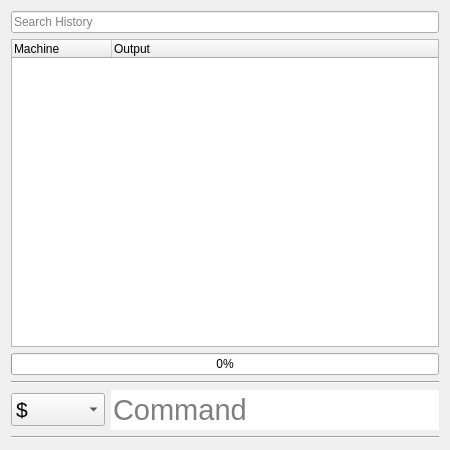
<?xml version="1.0" encoding="UTF-8"?>
<ui version="4.0">
 <class>FormCL</class>
 <widget class="QWidget" name="FormCL">
  <property name="geometry">
   <rect>
    <x>0</x>
    <y>0</y>
    <width>450</width>
    <height>450</height>
   </rect>
  </property>
  <property name="minimumSize">
   <size>
    <width>450</width>
    <height>450</height>
   </size>
  </property>
  <property name="windowTitle">
   <string>Command Line</string>
  </property>
  <layout class="QGridLayout" name="gridLayout">
   <item row="0" column="0" colspan="2">
    <widget class="QLineEdit" name="lineEditSearch">
     <property name="placeholderText">
      <string>Search History</string>
     </property>
    </widget>
   </item>
   <item row="1" column="0" colspan="2">
    <widget class="QTreeWidget" name="treeWidgetOutput">
     <column>
      <property name="text">
       <string>Machine</string>
      </property>
     </column>
     <column>
      <property name="text">
       <string>Output</string>
      </property>
     </column>
    </widget>
   </item>
   <item row="2" column="0" colspan="2">
    <widget class="QProgressBar" name="progressBar">
     <property name="value">
      <number>0</number>
     </property>
    </widget>
   </item>
   <item row="3" column="0" colspan="2">
    <widget class="Line" name="line">
     <property name="orientation">
      <enum>Qt::Orientation::Horizontal</enum>
     </property>
    </widget>
   </item>
   <item row="4" column="0">
    <widget class="QComboBox" name="comboBox">
     <property name="font">
      <font>
       <pointsize>16</pointsize>
      </font>
     </property>
     <item>
      <property name="text">
       <string>$</string>
      </property>
     </item>
     <item>
      <property name="text">
       <string>$ sudo</string>
      </property>
     </item>
    </widget>
   </item>
   <item row="4" column="1">
    <widget class="QLineEdit" name="lineEdit">
     <property name="font">
      <font>
       <pointsize>22</pointsize>
      </font>
     </property>
     <property name="frame">
      <bool>false</bool>
     </property>
     <property name="echoMode">
      <enum>QLineEdit::EchoMode::Normal</enum>
     </property>
     <property name="placeholderText">
      <string>Command</string>
     </property>
    </widget>
   </item>
   <item row="5" column="0" colspan="2">
    <widget class="Line" name="line_2">
     <property name="orientation">
      <enum>Qt::Orientation::Horizontal</enum>
     </property>
    </widget>
   </item>
  </layout>
 </widget>
 <resources/>
 <connections/>
</ui>
